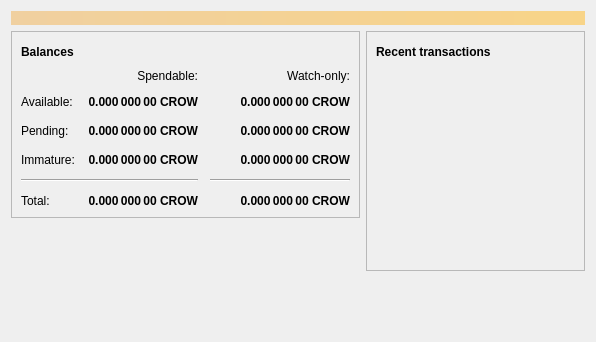
<?xml version="1.0" encoding="UTF-8"?>
<ui version="4.0">
 <class>OverviewPage</class>
 <widget class="QWidget" name="OverviewPage">
  <property name="geometry">
   <rect>
    <x>0</x>
    <y>0</y>
    <width>596</width>
    <height>342</height>
   </rect>
  </property>
  <property name="windowTitle">
   <string>Form</string>
  </property>
  <layout class="QVBoxLayout" name="topLayout">
   <item>
    <widget class="QLabel" name="labelAlerts">
     <property name="visible">
      <bool>false</bool>
     </property>
     <property name="styleSheet">
      <string notr="true">QLabel { background-color: qlineargradient(x1: 0, y1: 0, x2: 1, y2: 0, stop:0 #F0D0A0, stop:1 #F8D488); color:#000000; }</string>
     </property>
     <property name="wordWrap">
      <bool>true</bool>
     </property>
     <property name="margin">
      <number>3</number>
     </property>
     <property name="textInteractionFlags">
      <set>Qt::TextSelectableByMouse</set>
     </property>
    </widget>
   </item>
   <item>
    <layout class="QHBoxLayout" name="horizontalLayout" stretch="1,1">
     <item>
      <layout class="QVBoxLayout" name="verticalLayout_2">
       <item>
        <widget class="QFrame" name="frame">
         <property name="frameShape">
          <enum>QFrame::StyledPanel</enum>
         </property>
         <property name="frameShadow">
          <enum>QFrame::Raised</enum>
         </property>
         <layout class="QVBoxLayout" name="verticalLayout_4">
          <item>
           <layout class="QHBoxLayout" name="horizontalLayout_4">
            <item>
             <widget class="QLabel" name="label_5">
              <property name="font">
               <font>
                <weight>75</weight>
                <bold>true</bold>
               </font>
              </property>
              <property name="text">
               <string>Balances</string>
              </property>
             </widget>
            </item>
            <item>
             <widget class="QPushButton" name="labelWalletStatus">
              <property name="enabled">
               <bool>true</bool>
              </property>
              <property name="maximumSize">
               <size>
                <width>30</width>
                <height>16777215</height>
               </size>
              </property>
              <property name="toolTip">
               <string>The displayed information may be out of date. Your wallet automatically synchronizes with the Crow network after a connection is established, but this process has not completed yet.</string>
              </property>
              <property name="text">
               <string/>
              </property>
              <property name="icon">
               <iconset resource="../crow.qrc">
                <normaloff>:/icons/warning</normaloff>
                <disabledoff>:/icons/warning</disabledoff>:/icons/warning</iconset>
              </property>
              <property name="iconSize">
               <size>
                <width>24</width>
                <height>24</height>
               </size>
              </property>
              <property name="flat">
               <bool>true</bool>
              </property>
             </widget>
            </item>
            <item>
             <spacer name="horizontalSpacer_3">
              <property name="orientation">
               <enum>Qt::Horizontal</enum>
              </property>
              <property name="sizeHint" stdset="0">
               <size>
                <width>40</width>
                <height>20</height>
               </size>
              </property>
             </spacer>
            </item>
           </layout>
          </item>
          <item>
           <layout class="QGridLayout" name="gridLayout">
            <property name="spacing">
             <number>12</number>
            </property>
            <item row="2" column="2">
             <widget class="QLabel" name="labelWatchPending">
              <property name="font">
               <font>
                <weight>75</weight>
                <bold>true</bold>
               </font>
              </property>
              <property name="cursor">
               <cursorShape>IBeamCursor</cursorShape>
              </property>
              <property name="toolTip">
               <string>Unconfirmed transactions to watch-only addresses</string>
              </property>
              <property name="text">
               <string notr="true">0.000 000 00 CROW</string>
              </property>
              <property name="alignment">
               <set>Qt::AlignRight|Qt::AlignTrailing|Qt::AlignVCenter</set>
              </property>
              <property name="textInteractionFlags">
               <set>Qt::LinksAccessibleByMouse|Qt::TextSelectableByKeyboard|Qt::TextSelectableByMouse</set>
              </property>
             </widget>
            </item>
            <item row="2" column="1">
             <widget class="QLabel" name="labelUnconfirmed">
              <property name="font">
               <font>
                <weight>75</weight>
                <bold>true</bold>
               </font>
              </property>
              <property name="cursor">
               <cursorShape>IBeamCursor</cursorShape>
              </property>
              <property name="toolTip">
               <string>Total of transactions that have yet to be confirmed, and do not yet count toward the spendable balance</string>
              </property>
              <property name="text">
               <string notr="true">0.000 000 00 CROW</string>
              </property>
              <property name="alignment">
               <set>Qt::AlignRight|Qt::AlignTrailing|Qt::AlignVCenter</set>
              </property>
              <property name="textInteractionFlags">
               <set>Qt::LinksAccessibleByMouse|Qt::TextSelectableByKeyboard|Qt::TextSelectableByMouse</set>
              </property>
             </widget>
            </item>
            <item row="3" column="2">
             <widget class="QLabel" name="labelWatchImmature">
              <property name="font">
               <font>
                <weight>75</weight>
                <bold>true</bold>
               </font>
              </property>
              <property name="cursor">
               <cursorShape>IBeamCursor</cursorShape>
              </property>
              <property name="toolTip">
               <string>Mined balance in watch-only addresses that has not yet matured</string>
              </property>
              <property name="text">
               <string notr="true">0.000 000 00 CROW</string>
              </property>
              <property name="alignment">
               <set>Qt::AlignRight|Qt::AlignTrailing|Qt::AlignVCenter</set>
              </property>
              <property name="textInteractionFlags">
               <set>Qt::LinksAccessibleByMouse|Qt::TextSelectableByKeyboard|Qt::TextSelectableByMouse</set>
              </property>
             </widget>
            </item>
            <item row="4" column="0" colspan="2">
             <widget class="Line" name="line">
              <property name="orientation">
               <enum>Qt::Horizontal</enum>
              </property>
             </widget>
            </item>
            <item row="4" column="2">
             <widget class="Line" name="lineWatchBalance">
              <property name="sizePolicy">
               <sizepolicy hsizetype="Preferred" vsizetype="Fixed">
                <horstretch>0</horstretch>
                <verstretch>0</verstretch>
               </sizepolicy>
              </property>
              <property name="minimumSize">
               <size>
                <width>140</width>
                <height>0</height>
               </size>
              </property>
              <property name="orientation">
               <enum>Qt::Horizontal</enum>
              </property>
             </widget>
            </item>
            <item row="5" column="0">
             <widget class="QLabel" name="labelTotalText">
              <property name="text">
               <string>Total:</string>
              </property>
             </widget>
            </item>
            <item row="3" column="1">
             <widget class="QLabel" name="labelImmature">
              <property name="font">
               <font>
                <weight>75</weight>
                <bold>true</bold>
               </font>
              </property>
              <property name="cursor">
               <cursorShape>IBeamCursor</cursorShape>
              </property>
              <property name="toolTip">
               <string>Mined balance that has not yet matured</string>
              </property>
              <property name="text">
               <string notr="true">0.000 000 00 CROW</string>
              </property>
              <property name="alignment">
               <set>Qt::AlignRight|Qt::AlignTrailing|Qt::AlignVCenter</set>
              </property>
              <property name="textInteractionFlags">
               <set>Qt::LinksAccessibleByMouse|Qt::TextSelectableByKeyboard|Qt::TextSelectableByMouse</set>
              </property>
             </widget>
            </item>
            <item row="2" column="3">
             <spacer name="horizontalSpacer_2">
              <property name="orientation">
               <enum>Qt::Horizontal</enum>
              </property>
              <property name="sizeHint" stdset="0">
               <size>
                <width>40</width>
                <height>20</height>
               </size>
              </property>
             </spacer>
            </item>
            <item row="3" column="0">
             <widget class="QLabel" name="labelImmatureText">
              <property name="text">
               <string>Immature:</string>
              </property>
             </widget>
            </item>
            <item row="5" column="1">
             <widget class="QLabel" name="labelTotal">
              <property name="font">
               <font>
                <weight>75</weight>
                <bold>true</bold>
               </font>
              </property>
              <property name="cursor">
               <cursorShape>IBeamCursor</cursorShape>
              </property>
              <property name="toolTip">
               <string>Your current total balance</string>
              </property>
              <property name="text">
               <string notr="true">0.000 000 00 CROW</string>
              </property>
              <property name="alignment">
               <set>Qt::AlignRight|Qt::AlignTrailing|Qt::AlignVCenter</set>
              </property>
              <property name="textInteractionFlags">
               <set>Qt::LinksAccessibleByMouse|Qt::TextSelectableByKeyboard|Qt::TextSelectableByMouse</set>
              </property>
             </widget>
            </item>
            <item row="5" column="2">
             <widget class="QLabel" name="labelWatchTotal">
              <property name="font">
               <font>
                <weight>75</weight>
                <bold>true</bold>
               </font>
              </property>
              <property name="cursor">
               <cursorShape>IBeamCursor</cursorShape>
              </property>
              <property name="toolTip">
               <string>Current total balance in watch-only addresses</string>
              </property>
              <property name="text">
               <string notr="true">0.000 000 00 CROW</string>
              </property>
              <property name="alignment">
               <set>Qt::AlignRight|Qt::AlignTrailing|Qt::AlignVCenter</set>
              </property>
              <property name="textInteractionFlags">
               <set>Qt::LinksAccessibleByMouse|Qt::TextSelectableByKeyboard|Qt::TextSelectableByMouse</set>
              </property>
             </widget>
            </item>
            <item row="0" column="2">
             <widget class="QLabel" name="labelWatchonly">
              <property name="text">
               <string>Watch-only:</string>
              </property>
              <property name="alignment">
               <set>Qt::AlignRight|Qt::AlignTrailing|Qt::AlignVCenter</set>
              </property>
             </widget>
            </item>
            <item row="1" column="0">
             <widget class="QLabel" name="labelBalanceText">
              <property name="text">
               <string>Available:</string>
              </property>
             </widget>
            </item>
            <item row="1" column="1">
             <widget class="QLabel" name="labelBalance">
              <property name="font">
               <font>
                <weight>75</weight>
                <bold>true</bold>
               </font>
              </property>
              <property name="cursor">
               <cursorShape>IBeamCursor</cursorShape>
              </property>
              <property name="toolTip">
               <string>Your current spendable balance</string>
              </property>
              <property name="text">
               <string notr="true">0.000 000 00 CROW</string>
              </property>
              <property name="alignment">
               <set>Qt::AlignRight|Qt::AlignTrailing|Qt::AlignVCenter</set>
              </property>
              <property name="textInteractionFlags">
               <set>Qt::LinksAccessibleByMouse|Qt::TextSelectableByKeyboard|Qt::TextSelectableByMouse</set>
              </property>
             </widget>
            </item>
            <item row="1" column="2">
             <widget class="QLabel" name="labelWatchAvailable">
              <property name="font">
               <font>
                <weight>75</weight>
                <bold>true</bold>
               </font>
              </property>
              <property name="cursor">
               <cursorShape>IBeamCursor</cursorShape>
              </property>
              <property name="toolTip">
               <string>Your current balance in watch-only addresses</string>
              </property>
              <property name="text">
               <string notr="true">0.000 000 00 CROW</string>
              </property>
              <property name="alignment">
               <set>Qt::AlignRight|Qt::AlignTrailing|Qt::AlignVCenter</set>
              </property>
              <property name="textInteractionFlags">
               <set>Qt::LinksAccessibleByMouse|Qt::TextSelectableByKeyboard|Qt::TextSelectableByMouse</set>
              </property>
             </widget>
            </item>
            <item row="2" column="0">
             <widget class="QLabel" name="labelPendingText">
              <property name="text">
               <string>Pending:</string>
              </property>
             </widget>
            </item>
            <item row="0" column="1">
             <widget class="QLabel" name="labelSpendable">
              <property name="text">
               <string>Spendable:</string>
              </property>
              <property name="alignment">
               <set>Qt::AlignRight|Qt::AlignTrailing|Qt::AlignVCenter</set>
              </property>
             </widget>
            </item>
           </layout>
          </item>
         </layout>
        </widget>
       </item>
       <item>
        <spacer name="verticalSpacer">
         <property name="orientation">
          <enum>Qt::Vertical</enum>
         </property>
         <property name="sizeHint" stdset="0">
          <size>
           <width>20</width>
           <height>40</height>
          </size>
         </property>
        </spacer>
       </item>
      </layout>
     </item>
     <item>
      <layout class="QVBoxLayout" name="verticalLayout_3">
       <item>
        <widget class="QFrame" name="frame_2">
         <property name="frameShape">
          <enum>QFrame::StyledPanel</enum>
         </property>
         <property name="frameShadow">
          <enum>QFrame::Raised</enum>
         </property>
         <layout class="QVBoxLayout" name="verticalLayout">
          <item>
           <layout class="QHBoxLayout" name="horizontalLayout_2">
            <item>
             <widget class="QLabel" name="label_4">
              <property name="font">
               <font>
                <weight>75</weight>
                <bold>true</bold>
               </font>
              </property>
              <property name="text">
               <string>Recent transactions</string>
              </property>
             </widget>
            </item>
            <item>
             <widget class="QPushButton" name="labelTransactionsStatus">
              <property name="enabled">
               <bool>true</bool>
              </property>
              <property name="maximumSize">
               <size>
                <width>30</width>
                <height>16777215</height>
               </size>
              </property>
              <property name="toolTip">
               <string>The displayed information may be out of date. Your wallet automatically synchronizes with the Crow network after a connection is established, but this process has not completed yet.</string>
              </property>
              <property name="text">
               <string/>
              </property>
              <property name="icon">
               <iconset resource="../crow.qrc">
                <normaloff>:/icons/warning</normaloff>
                <disabledoff>:/icons/warning</disabledoff>:/icons/warning</iconset>
              </property>
              <property name="iconSize">
               <size>
                <width>24</width>
                <height>24</height>
               </size>
              </property>
              <property name="flat">
               <bool>true</bool>
              </property>
             </widget>
            </item>
            <item>
             <spacer name="horizontalSpacer">
              <property name="orientation">
               <enum>Qt::Horizontal</enum>
              </property>
              <property name="sizeHint" stdset="0">
               <size>
                <width>40</width>
                <height>20</height>
               </size>
              </property>
             </spacer>
            </item>
           </layout>
          </item>
          <item>
           <widget class="QListView" name="listTransactions">
            <property name="styleSheet">
             <string notr="true">QListView { background: transparent; }</string>
            </property>
            <property name="frameShape">
             <enum>QFrame::NoFrame</enum>
            </property>
            <property name="verticalScrollBarPolicy">
             <enum>Qt::ScrollBarAlwaysOff</enum>
            </property>
            <property name="horizontalScrollBarPolicy">
             <enum>Qt::ScrollBarAlwaysOff</enum>
            </property>
            <property name="selectionMode">
             <enum>QAbstractItemView::NoSelection</enum>
            </property>
           </widget>
          </item>
         </layout>
        </widget>
       </item>
       <item>
        <spacer name="verticalSpacer_2">
         <property name="orientation">
          <enum>Qt::Vertical</enum>
         </property>
         <property name="sizeHint" stdset="0">
          <size>
           <width>20</width>
           <height>40</height>
          </size>
         </property>
        </spacer>
       </item>
      </layout>
     </item>
    </layout>
   </item>
  </layout>
 </widget>
 <resources/>
 <connections/>
</ui>
